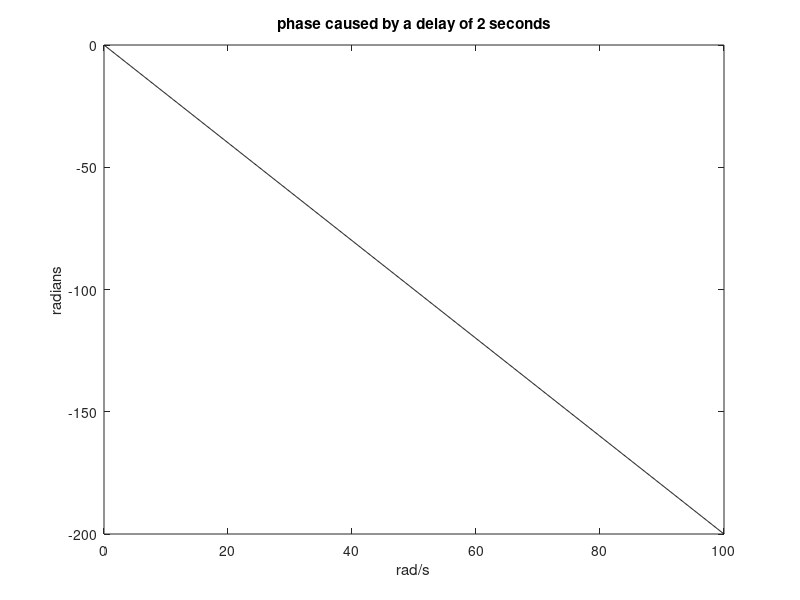

Recreate this plot in MATLAB.
% phase of pure time delay
Td=2; %time delay in seconds
w=0.1:0.1:100; %frequency data set in rad/s
phased=-Td*w; %phase induced by time delay
plot(w,phased,'k'); %plots phased vs. w
title('phase caused by a delay of 2 seconds'); 
xlabel('rad/s'); ylabel('radians');

dtangent=(phased(1000)-phased(100))/(w(1000)-w(100)); %taking last part of the phase line
eTd=-dtangent; %Td estimate
eTd %result display
